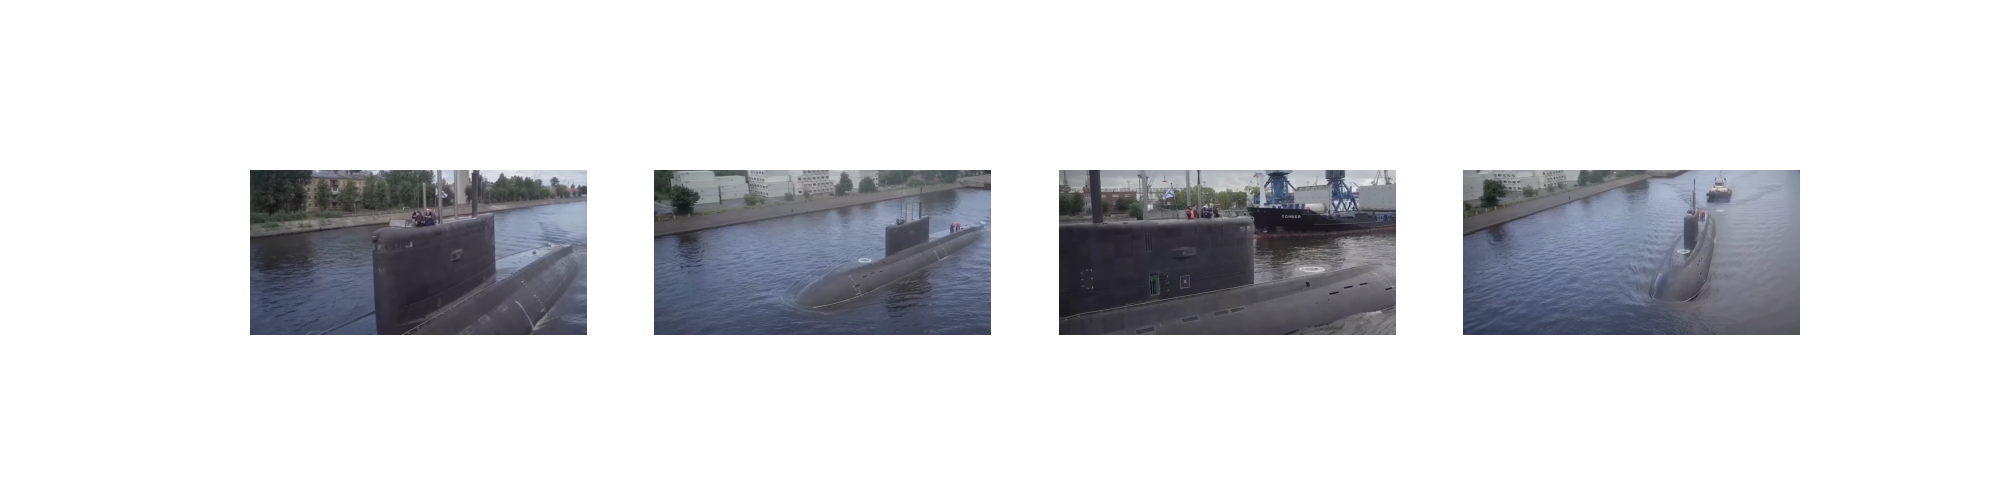

Source code (Python):
import cv2
import matplotlib.pyplot as plt

# Example images for demonstration (replace with actual paths)
image_paths = ['frame_0001.png', 'frame_0002.png', 'frame_0003.png', 'frame_0004.png']
images = [cv2.imread(img) for img in image_paths]

# Create a montage of images
fig, axes = plt.subplots(1, len(images), figsize=(20, 5))
for ax, img in zip(axes, images):
    ax.imshow(cv2.cvtColor(img, cv2.COLOR_BGR2RGB))
    ax.axis('off')

plt.savefig('dataset_samples.png')
plt.show()
